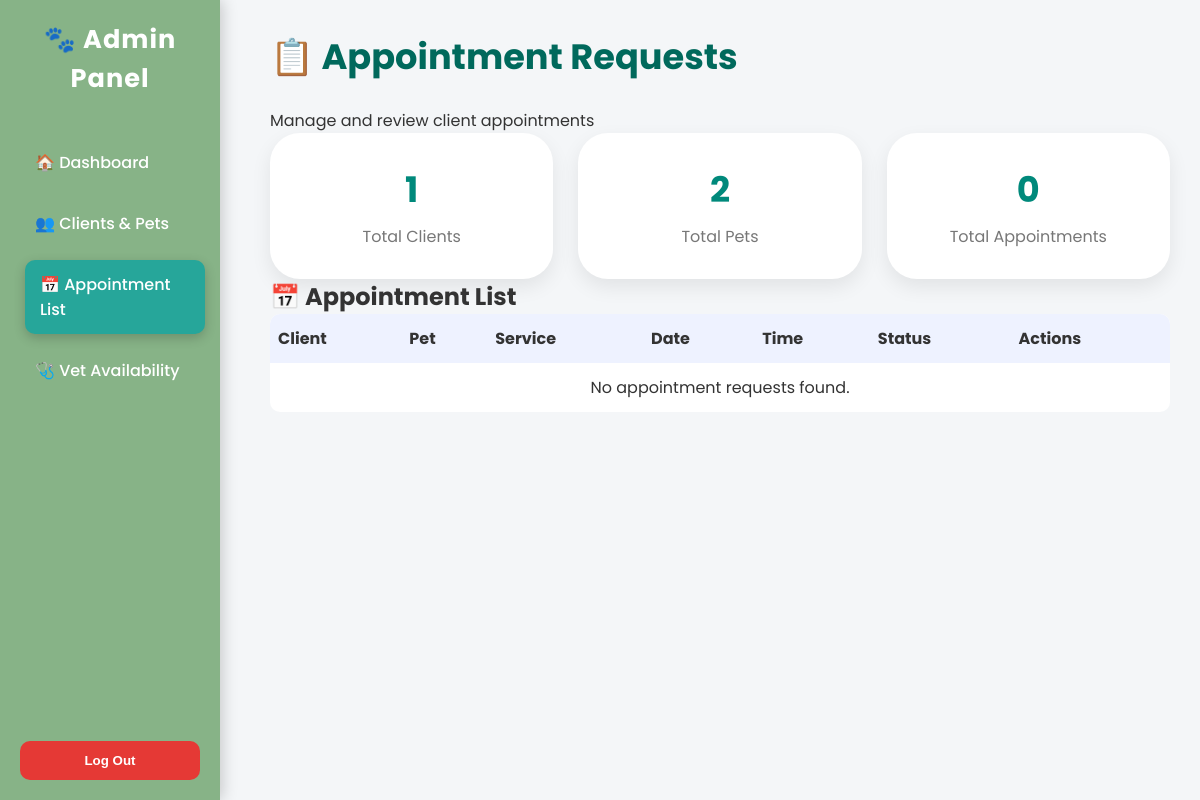
Page /appointment-list/ on the earlier database version.
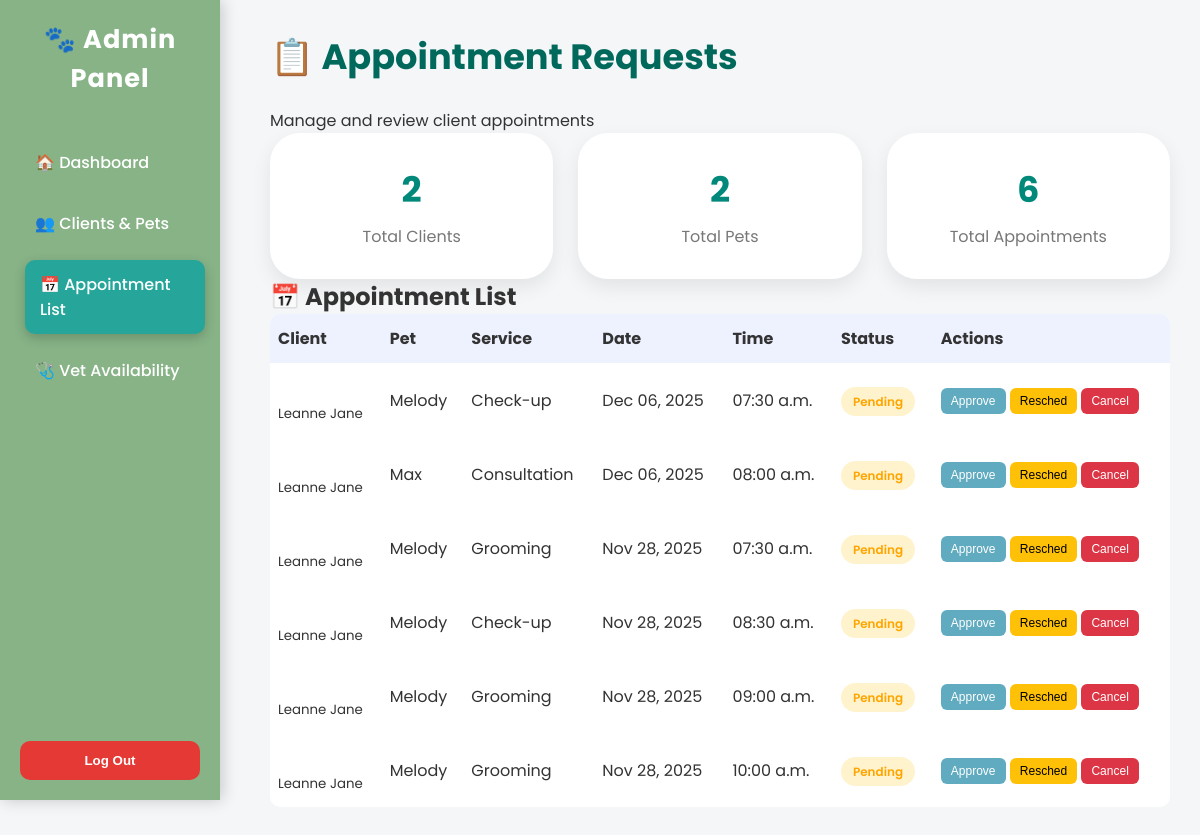
Same page on the later database version.
### main/models.py (models this page shows, shortened)
class Appointment(models.Model):
    APPOINTMENT_TYPES = [
        ('Vaccination', 'Vaccination'),
        ('Grooming', 'Grooming'),
        ('Check-up', 'Check-up'),
        ('Consultation', 'Consultation'),
    ]
    STATUS_CHOICES = [
        ('Pending', 'Pending'),
        ('Approved', 'Approved'),
        ('Rejected', 'Rejected'),
    ]
    PAYMENT_STATUS = [
        ('Unpaid', 'Unpaid'),
        ('Paid', 'Paid'),
    ]
    user = models.ForeignKey(User, on_delete=models.CASCADE)
    pet = models.ForeignKey(
        Pet,
        on_delete=models.SET_NULL,
        null=True,
        blank=True,
        related_name='appointments'
    )
    date = models.DateField()
    time = models.TimeField()
    appointment_type = models.CharField(
        max_length=20,
        choices=APPOINTMENT_TYPES
    )
    notes = models.TextField(blank=True)
    status = models.CharField(
        max_length=20,
        choices=STATUS_CHOICES,
        default='Pending'
    )
    payment_status = models.CharField(
        max_length=10,
        choices=PAYMENT_STATUS,
        default='Unpaid'
    )
    created_at = models.DateTimeField(auto_now_add=True)
    class Meta:
        ordering = ['date', 'time']

class Pet(models.Model):
    owner = models.ForeignKey(User, on_delete=models.CASCADE)
    name = models.CharField(max_length=100)
    species = models.CharField(max_length=50)
    breed = models.CharField(max_length=100, blank=True, null=True)
    gender = models.CharField(max_length=10)
    color = models.CharField(max_length=50, blank=True, null=True)
    birthday = models.DateField(blank=True, null=True)
    age = models.PositiveIntegerField(default=0)
    weight = models.DecimalField(max_digits=5, decimal_places=2, blank=True, null=True)
    image = models.ImageField(upload_to='pets/', blank=True, null=True)
    is_active = models.BooleanField(default=True)  # Soft-delete flag

### main/views.py (the view)
# urls.py: path('appointment-list/', views.appointment_list, name='appointment_list'),
def appointment_list(request):
    appointments = Appointment.objects.select_related('user', 'pet').all().order_by('-date', 'time')
    total_users = User.objects.filter(is_staff=False).count()
    total_pets = Pet.objects.count()
    total_appointments = appointments.count()
    context = {
        'appointments': appointments,
        'total_users': total_users,
        'total_pets': total_pets,
        'total_appointments': total_appointments
    }
    return render(request, 'admin/appointment_list.html', context)

### main/templates/admin/appointment_list.html (shortened to what this page needs)
{% load static %}
<!DOCTYPE html>
<html lang="en">
<head>
    <link rel="stylesheet" href="{% static 'css/admin/admin_dashboard.css' %}">
    <link rel="stylesheet" href="{% static 'css/admin/appointment_list.css' %}">
</head>
<body>
<div class="sidebar">
    <div>
        <h2>🐾 Admin Panel</h2>
        <div class="nav-links">
            <a href="{% url 'admin_dashboard' %}">🏠 Dashboard</a>
            <a href="{% url 'clients_pets' %}">👥 Clients & Pets</a>
            <a href="{% url 'appointment_list' %}" class="active">📅 Appointment List</a>
            <a href="{% url 'vet_availability_admin' %}">🩺 Vet Availability</a>
        </div>
    </div>
    <form action="{% url 'logout' %}" method="post">
        <button type="submit" class="logout-btn">Log Out</button>
    </form>
</div>
<div class="main-content">
    <div class="dashboard-header">
        <h1>📋 Appointment Requests</h1>
        <p>Manage and review client appointments</p>
    </div>
    <div class="card-container">
        <div class="card">
            <h2>{{ total_users }}</h2>
            <p>Total Clients</p>
        </div>
        <div class="card">
            <h2>{{ total_pets }}</h2>
            <p>Total Pets</p>
        </div>
        <div class="card">
            <h2>{{ total_appointments }}</h2>
            <p>Total Appointments</p>
        </div>
    </div>
    <div class="table-container">
        <h2>📅 Appointment List</h2>
        <table class="data-table">
            <thead>
                <tr>
                    <th>Client</th>
                    <th>Pet</th>
                    <th>Service</th>
                    <th>Date</th>
                    <th>Time</th>
                    <th>Status</th>
                    <th>Actions</th>
                </tr>
            </thead>
            <tbody>
            {% for a in appointments %}
                <tr>
                    <td>
                        <strong>{{ a.user.first_name }} {{ a.user.last_name }}</strong><br>
                        <small>{{ a.user.username }}</small>
                    </td>
                    <td>{{ a.pet.name }}</td>
                    <td>{{ a.appointment_type }}</td>
                    <td>{{ a.date|date:"M d, Y" }}</td>
                    <td>{{ a.time|time:"h:i a" }}</td>
                    <td>
                        <span class="status {{ a.status|lower }}">
                            {{ a.status }}
                        </span>
                    </td>
                    <td class="action-buttons">
                        <button class="btn approve"
                                onclick="confirmAction('approve', {{ a.id }})"
                                {% if a.status != 'Pending' %}disabled{% endif %}>
                            Approve
                        </button>
                        <button class="btn resched"
                                onclick="openReschedule({{ a.id }})"
                                {% if a.status == 'Cancelled' %}disabled{% endif %}>
                            Resched
                        </button>
                        <button class="btn cancel"
                                onclick="confirmAction('cancel', {{ a.id }})"
                                {% if a.status == 'Cancelled' %}disabled{% endif %}>
                            Cancel
                        </button>
                    </td>
                </tr>
            {% empty %}
                <tr>
                    <td colspan="7" style="text-align:center;">
                        No appointment requests found.
                    </td>
                </tr>
            {% endfor %}
            </tbody>
        </table>
    </div>
</div>
</body>
</html>

Differences in the rows shown:
added Appointment: user.username "Leanne Jane", pet.name "Melody", appointment_type "Check-up", date "Dec 06, 2025", time "07:30 a.m.", status "Pending"
added Appointment: user.username "Leanne Jane", pet.name "Max", appointment_type "Consultation", date "Dec 06, 2025", time "08:00 a.m.", status "Pending"
added Appointment: user.username "Leanne Jane", pet.name "Melody", appointment_type "Grooming", date "Nov 28, 2025", time "07:30 a.m.", status "Pending"
added Appointment: user.username "Leanne Jane", pet.name "Melody", appointment_type "Check-up", date "Nov 28, 2025", time "08:30 a.m.", status "Pending"
added Appointment: user.username "Leanne Jane", pet.name "Melody", appointment_type "Grooming", date "Nov 28, 2025", time "09:00 a.m.", status "Pending"
added Appointment: user.username "Leanne Jane", pet.name "Melody", appointment_type "Grooming", date "Nov 28, 2025", time "10:00 a.m.", status "Pending"
Other differences:
{{ total_users }}: "1" → "2"
{{ total_appointments }}: "0" → "6"
text no longer shown: "No appointment requests found."
